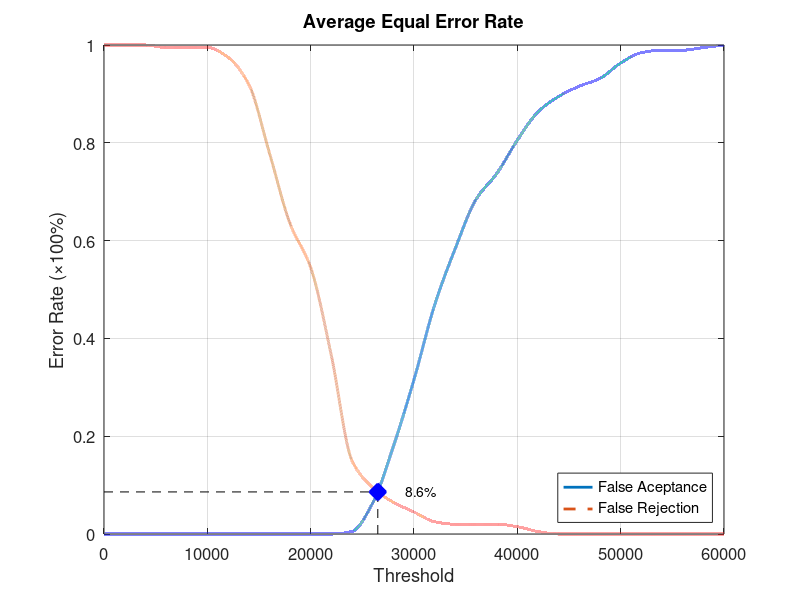
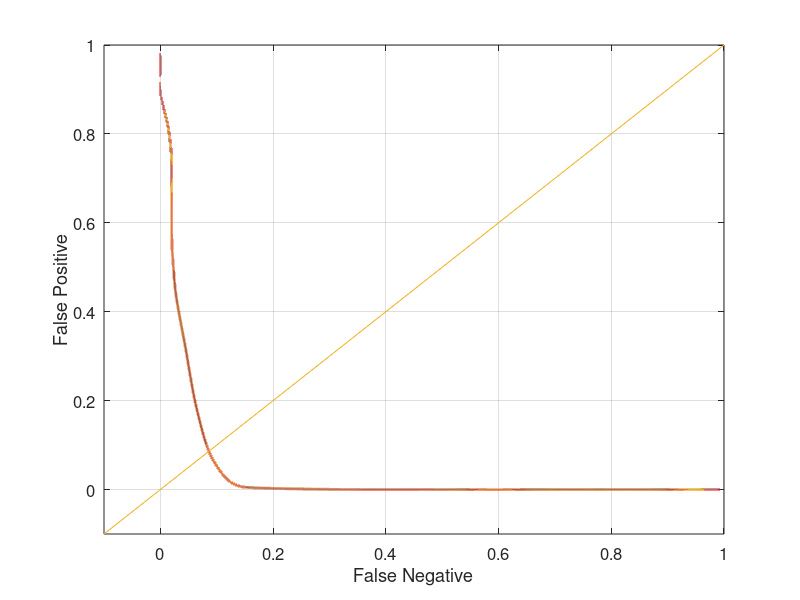

Write the MATLAB code that produced these figures, in order.
function yEER = Database4_1
close all;
clear;
clc;
x = 0:2000:60000;
xq = 0:0.5:60000;

y0 = [0 0 0 0 0 0 0 0 0 0 0 0 0.00526316 0.0631579 0.178947 0.315789 0.468421 0.584211 0.684211 0.736842 0.805263 0.863158 0.894737 0.915789 0.931579 0.963158 0.984211 0.989474 0.989474 0.994737 1];
yy0 = interp1(x, y0, xq, 'pchip');
y1 = [1 1 1 0.995 0.995 0.995 0.975 0.92 0.78 0.635 0.545 0.365 0.15 0.095 0.065 0.045 0.025 0.02 0.02 0.02 0.015 0.005 0 0 0 0 0 0 0 0 0];
yy1 = interp1(x, y1, xq, 'pchip');

% Calculating EER: 
y2 = abs(y0 - y1);
find(y2 == min(y2))
yy2 = abs(yy0 - yy1);
xEER = find(yy2 == min(yy2));
xEERIndex = xq(xEER) % X-axis EER
yEER = yy0(xEER) % Y-axis EER

main = figure
plot(xq, yy0,'-','LineWidth', 2);	hold on
plot(xq, yy1,'--','LineWidth', 2);	hold on
plot([xEERIndex xEERIndex], [0 yEER], 'k--');	hold on
plot([0 xEERIndex], [yEER yEER], 'k--');	hold on
plot(xEERIndex, yEER, 'bx', 'LineWidth', 10);	hold on
text(xEERIndex + 10 * xEERIndex / 100, yEER, [num2str(round((10000 * yEER)) / 100) '%'])
legend('False Aceptance', 'False Rejection', 'Location', 'SouthEast')
xlabel('Threshold')
ylabel('Error Rate (\times100%)')
title('Average Equal Error Rate')
set(gca, 'FontSize', 12)
axis([0 60000 0 1])
grid on

print(main, 'Database4_1Main', '-dpng');
FNRxFPR = figure('Color', [1 1 1]);
plot(yy1, yy0, '-', yy1, yy0, 'LineWidth', 2);
hold on
y = -0.1:0.1:1
plot(y, y); 
set(gca, 'FontSize', 12)
xlabel('False Negative')
ylabel('False Positive')
axis([-0.1 1 -0.1 1])
set(gca, 'FontSize', 12)
grid on

print(FNRxFPR, 'Database4_1FNRxFPR','-dpng');
end
